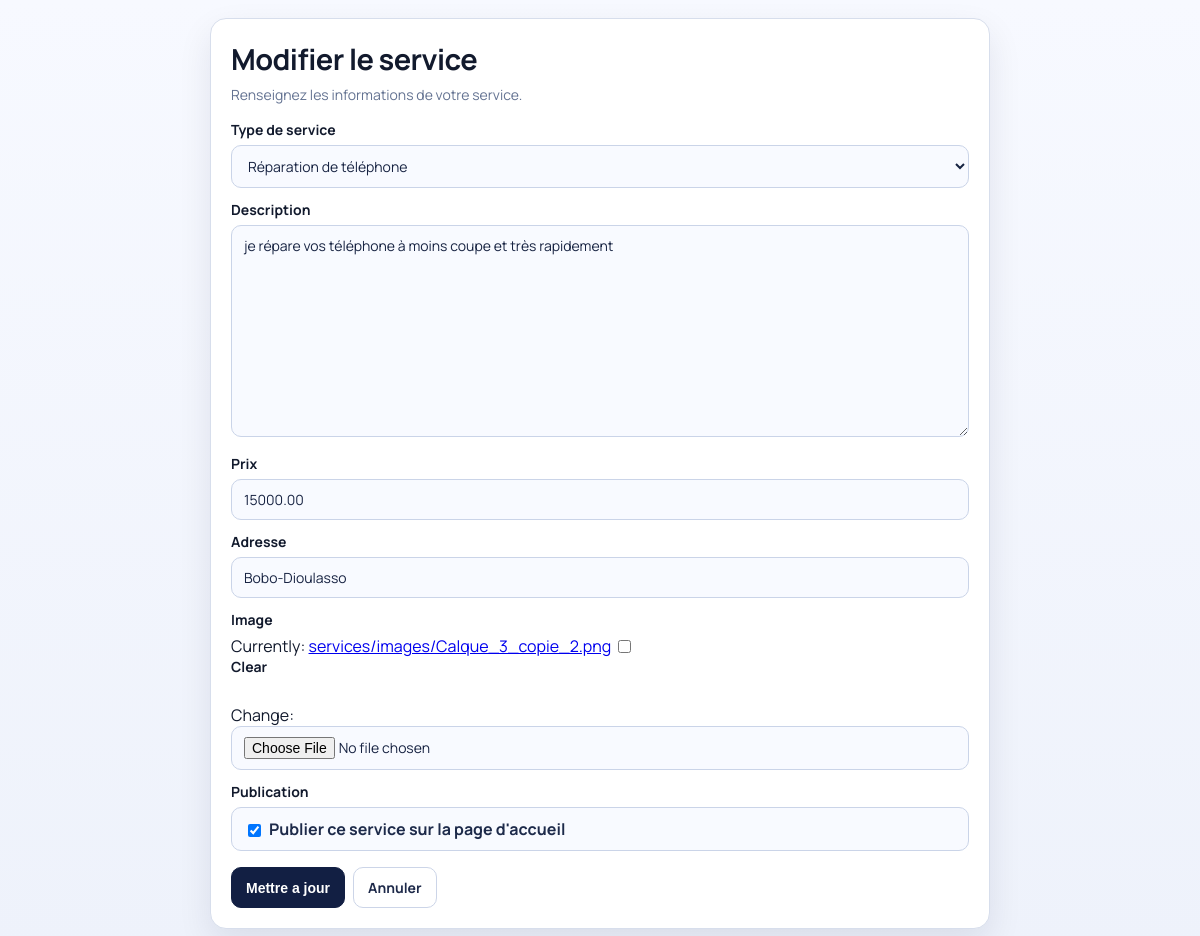
The page /prestataire/services/1/modifier/ (signed in) on the database its author committed.
### services/models.py (models this page shows, shortened)
class Service(models.Model):
    prestataire = models.ForeignKey(Prestataire, on_delete=models.CASCADE)
    type_service = models.ForeignKey(
        TypeService, on_delete=models.PROTECT, related_name="services", null=True, blank=True
    )
    nom_service = models.CharField(max_length=100)
    description = models.TextField()
    prix = models.DecimalField(max_digits=10, decimal_places=2)
    publier = models.BooleanField(default=False)
    adresse = models.CharField(max_length=255)
    image = models.ImageField(upload_to='services/images/', null=True, blank=True)

### utilisateurs/views.py (the view)
@login_required
def service_modifier(request, service_id):
    prestataire = _get_prestataire(request.user)
    if not prestataire:
        messages.info(request, "Completez votre profil prestataire avant de modifier un service.")
        return redirect("prestataire_profil")
    service = get_object_or_404(Service, id=service_id, prestataire=prestataire)
    form = ServiceForm(request.POST or None, request.FILES or None, instance=service)
    if request.method == "POST" and form.is_valid():
        form.save()
        messages.success(request, "Service modifie avec succes.")
        return redirect("dashboard_prestataire")
    return render(
        request,
        "utilisateurs/service_form.html",
        {"form": form, "title": "Modifier le service", "submit_label": "Mettre a jour"},
    )

### services/models.py (called while the page is built)
    def __str__(self):
        return self.nom

### utilisateurs/views.py (called while the page is built)
def _get_prestataire(user):
    return Prestataire.objects.filter(user=user).first()

### utilisateurs/templates/utilisateurs/service_form.html (shortened to what this page needs)
<!doctype html>
<html lang="fr">
<head>
</head>
<body>
    <section class="card">
        <h1>{{ title }}</h1>
        <p class="lead">Renseignez les informations de votre service.</p>
        <form method="post" enctype="multipart/form-data">
            <div class="field">
                <label for="{{ form.type_service.id_for_label }}">Type de service</label>
                {{ form.type_service }}
            </div>
            <div class="field">
                <label for="{{ form.description.id_for_label }}">Description</label>
                {{ form.description }}
            </div>
            <div class="field">
                <label for="{{ form.prix.id_for_label }}">Prix</label>
                {{ form.prix }}
            </div>
            <div class="field">
                <label for="{{ form.adresse.id_for_label }}">Adresse</label>
                {{ form.adresse }}
            </div>
            <div class="field">
                <label for="{{ form.image.id_for_label }}">Image</label>
                {{ form.image }}
            </div>
            <div class="field">
                <label>Publication</label>
                <div class="checkbox-wrap">
                    {{ form.publier }} Publier ce service sur la page d'accueil
                </div>
            </div>
            <div class="actions">
                <button class="btn btn-primary" type="submit">{{ submit_label }}</button>
                <a class="btn" href="{% url 'dashboard_prestataire' %}">Annuler</a>
            </div>
        </form>
    </section>
</body>
</html>

### utilisateurs/templates/utilisateurs/service_form.html (style rules this page uses)
:root { --bg: #eef2fb; --surface: #ffffff; --line: #d7deec; --ink: #121a2d; --muted: #647392; --primary: #121f43; }
* { box-sizing: border-box; }
body { margin: 0; font-family: "Manrope", "Segoe UI", sans-serif; color: var(--ink); min-height: 100vh; background: radial-gradient(760px 280px at 20% -20%, #fff 0%, transparent 60%), linear-gradient(180deg, #f7f9ff 0%, var(--bg) 100%); padding: 18px; }
.card { width: min(780px, 100%); margin: 0 auto; border: 1px solid var(--line); border-radius: 16px; background: var(--surface); padding: 20px; box-shadow: 0 14px 34px rgba(12, 22, 52, 0.09); }
h1 { margin: 0 0 6px; font-size: 29px; letter-spacing: -0.02em; }
.lead { margin: 0 0 16px; font-size: 14px; color: var(--muted); }
.field { margin-bottom: 12px; }
label { display: block; margin-bottom: 6px; font-weight: 700; font-size: 14px; }
input, textarea, select { width: 100%; border: 1px solid #cad4e8; border-radius: 10px; padding: 10px 12px; font-size: 14px; font-family: inherit; color: #172342; background: #f8faff; }
input[type="checkbox"] { width: auto; margin-right: 8px; transform: translateY(1px); }
.checkbox-wrap { display: flex; align-items: center; font-weight: 700; color: #1d2a4a; border: 1px solid #cad4e8; border-radius: 10px; padding: 10px 12px; background: #f8faff; }
.actions { margin-top: 16px; display: flex; gap: 8px; flex-wrap: wrap; }
.btn { border: 1px solid #ccd5e8; border-radius: 10px; padding: 10px 14px; font-weight: 700; font-size: 14px; text-decoration: none; color: #1e2a4a; background: #fff; cursor: pointer; }
.btn-primary { border-color: var(--primary); background: var(--primary); color: #fff; }

### rows shown on the page
Service: type_service "Réparation de téléphone", description "je répare vos téléphone à moins coupe et très rapidement", prix "15000.00", adresse "Bobo-Dioulasso", publier "☑"

### other values the page prints
{{ title }} "Modifier le service"
{{ submit_label }} "Mettre a jour"
